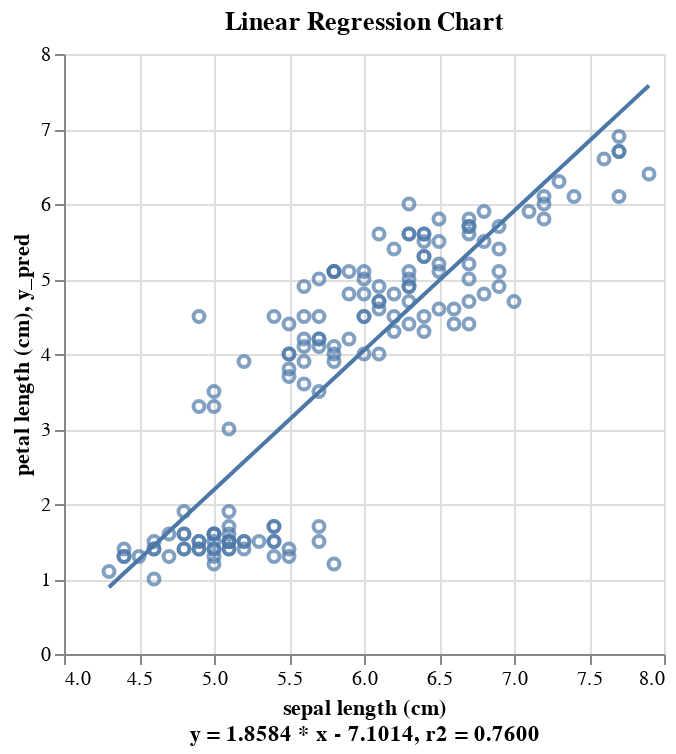

This figure's notebook cell:
### Code cell
# Just for fun, let's see if there is any linear relationship between sepal length and petal length
plot = pp.plot_lin_reg(
    df,
    x = "sepal length (cm)", 
    target = "petal length (cm)", 
    add_bias=True,
    show_lin_reg_eq=True # Prints out the linear regression result at the end
).properties(
    title = "Linear Regression Chart"
)
plot.interactive()

### Figure 1 — Vega specification as saved in the notebook (floating-point values rounded to 4 significant figures; data arrays with more than 128 entries replaced by an {"elided": "..."} marker saying what was removed)
{"$schema": "https://vega.github.io/schema/vega/v5.json", "data": [{"name": "param_3_store"}, {"name": "source_0", "values": {"elided": "150 records"}}, {"name": "data_0", "values": {"elided": "150 records"}}], "signals": [{"name": "unit", "value": {}, "on": [{"events": "pointermove", "update": "isTuple(group()) ? group() : unit"}]}, {"name": "param_3", "update": "vlSelectionResolve(\"param_3_store\", \"union\")"}, {"name": "param_3_sepal_length__cm_", "on": [{"events": [{"source": "view", "type": "dblclick"}], "update": "null"}, {"events": {"signal": "param_3_translate_delta"}, "update": "panLinear(param_3_translate_anchor.extent_x, -param_3_translate_delta.x / width)"}, {"events": {"signal": "param_3_zoom_delta"}, "update": "zoomLinear(domain(\"x\"), param_3_zoom_anchor.x, param_3_zoom_delta)"}]}, {"name": "param_3_petal_length__cm_", "on": [{"events": [{"source": "view", "type": "dblclick"}], "update": "null"}, {"events": {"signal": "param_3_translate_delta"}, "update": "panLinear(param_3_translate_anchor.extent_y, param_3_translate_delta.y / height)"}, {"events": {"signal": "param_3_zoom_delta"}, "update": "zoomLinear(domain(\"y\"), param_3_zoom_anchor.y, param_3_zoom_delta)"}]}, {"name": "param_3_tuple", "on": [{"events": [{"signal": "param_3_sepal_length__cm_ || param_3_petal_length__cm_"}], "update": "param_3_sepal_length__cm_ && param_3_petal_length__cm_ ? {unit: \"view_4\", fields: param_3_tuple_fields, values: [param_3_sepal_length__cm_,param_3_petal_length__cm_]} : null"}]}, {"name": "param_3_tuple_fields", "value": [{"field": "sepal length (cm)", "channel": "x", "type": "R"}, {"field": "petal length (cm)", "channel": "y", "type": "R"}]}, {"name": "param_3_translate_anchor", "value": {}, "on": [{"events": [{"source": "scope", "type": "pointerdown"}], "update": "{x: x(unit), y: y(unit), extent_x: domain(\"x\"), extent_y: domain(\"y\")}"}]}, {"name": "param_3_translate_delta", "value": {}, "on": [{"events": [{"source": "window", "between": [{"source": "scope", "type": "pointerdown"}, {"source": "window", "type": "pointerup"}], "type": "pointermove", "consume": true}], "update": "{x: param_3_translate_anchor.x - x(unit), y: param_3_translate_anchor.y - y(unit)}"}]}, {"name": "param_3_zoom_anchor", "on": [{"events": [{"source": "scope", "consume": true, "type": "wheel"}], "update": "{x: invert(\"x\", x(unit)), y: invert(\"y\", y(unit))}"}]}, {"name": "param_3_zoom_delta", "on": [{"events": [{"source": "scope", "consume": true, "type": "wheel"}], "update": "pow(1.001, event.deltaY * pow(16, event.deltaMode))", "force": true}]}, {"name": "param_3_modify", "on": [{"events": {"signal": "param_3_tuple"}, "update": "modify(\"param_3_store\", param_3_tuple, true)"}]}], "marks": [{"type": "symbol", "name": "view_4_marks", "from": {"data": "data_0"}, "encode": {"update": {"x": {"field": "sepal length (cm)", "scale": "x"}, "fill": {"value": "transparent"}, "stroke": {"value": "#4c78a8"}, "y": {"field": "petal length (cm)", "scale": "y"}, "opacity": {"value": 0.7}}}, "interactive": true, "clip": true, "style": ["point"]}, {"type": "line", "name": "layer_1_marks", "from": {"data": "source_0"}, "sort": {"field": "x"}, "encode": {"update": {"defined": {"signal": "isValid(datum[\"sepal length (cm)\"]) && isFinite(+datum[\"sepal length (cm)\"]) && isValid(datum[\"y_pred\"]) && isFinite(+datum[\"y_pred\"])"}, "y": {"field": "y_pred", "scale": "y"}, "stroke": {"value": "#4c78a8"}, "x": {"field": "sepal length (cm)", "scale": "x"}}}, "clip": true, "style": ["line"], "interactive": false}], "scales": [{"name": "x", "type": "linear", "domain": {"fields": [{"data": "data_0", "field": "sepal length (cm)"}, {"data": "source_0", "field": "sepal length (cm)"}]}, "range": [0, {"signal": "width"}], "nice": true, "zero": false, "domainRaw": {"signal": "param_3[\"sepal length (cm)\"]"}}, {"name": "y", "type": "linear", "domain": {"fields": [{"data": "data_0", "field": "petal length (cm)"}, {"data": "source_0", "field": "y_pred"}]}, "range": [{"signal": "height"}, 0], "zero": true, "domainRaw": {"signal": "param_3[\"petal length (cm)\"]"}, "nice": true}], "axes": [{"scale": "x", "aria": false, "maxExtent": 0, "domain": false, "gridScale": "y", "zindex": 0, "grid": true, "orient": "bottom", "ticks": false, "minExtent": 0, "tickCount": {"signal": "ceil(width/40)"}, "labels": false}, {"scale": "y", "maxExtent": 0, "minExtent": 0, "gridScale": "x", "zindex": 0, "aria": false, "grid": true, "labels": false, "ticks": false, "tickCount": {"signal": "ceil(height/40)"}, "orient": "left", "domain": false}, {"scale": "x", "grid": false, "labelFlush": true, "labelOverlap": true, "tickCount": {"signal": "ceil(width/40)"}, "zindex": 0, "orient": "bottom", "title": ["sepal length (cm)", "y = 1.8584 * x - 7.1014, r2 = 0.7600"]}, {"scale": "y", "orient": "left", "grid": false, "title": "petal length (cm), y_pred", "labelOverlap": true, "tickCount": {"signal": "ceil(height/40)"}, "zindex": 0}], "title": {"text": "Linear Regression Chart", "frame": "group"}, "padding": 5, "width": 300, "background": "white", "style": "cell", "height": 300}
